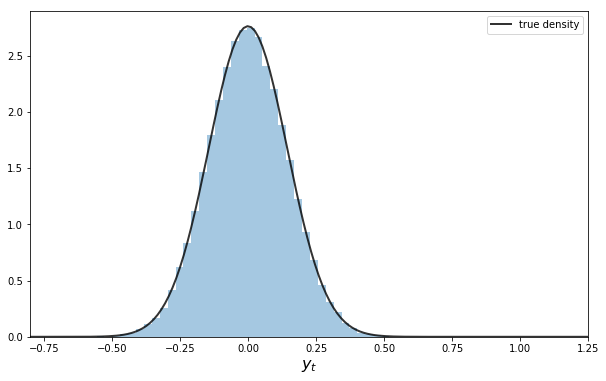

This figure's Python source:
import numpy as np
import matplotlib.pyplot as plt
from scipy.stats import norm
from quantecon import LinearStateSpace

phi_1, phi_2, phi_3, phi_4 = 0.5, -0.2, 0, 0.5
sigma = 0.1

A = [[phi_1, phi_2, phi_3, phi_4],
     [1,     0,     0,     0],
     [0,     1,     0,     0],
     [0,     0,     1,     0]]
C = [[sigma], [0], [0], [0]]
G = [1, 0, 0, 0]

T = 30
ar = LinearStateSpace(A, C, G)

ymin, ymax = -0.8, 1.25

fig, ax = plt.subplots(figsize=(8, 4))

ax.set_xlim(ymin, ymax)
ax.set_xlabel(r'$y_t$', fontsize=16)

x, y = ar.replicate(T=T, num_reps=100000)
mu_x, mu_y, Sigma_x, Sigma_y = ar.stationary_distributions()
f_y = norm(loc=float(mu_y), scale=float(np.sqrt(Sigma_y)))

y = y.flatten()
ax.hist(y, bins=50, density=True, alpha=0.4)

ygrid = np.linspace(ymin, ymax, 150)
ax.plot(ygrid, f_y.pdf(ygrid), 'k-', lw=2, alpha=0.8, label='true density')
ax.legend()
plt.show()
